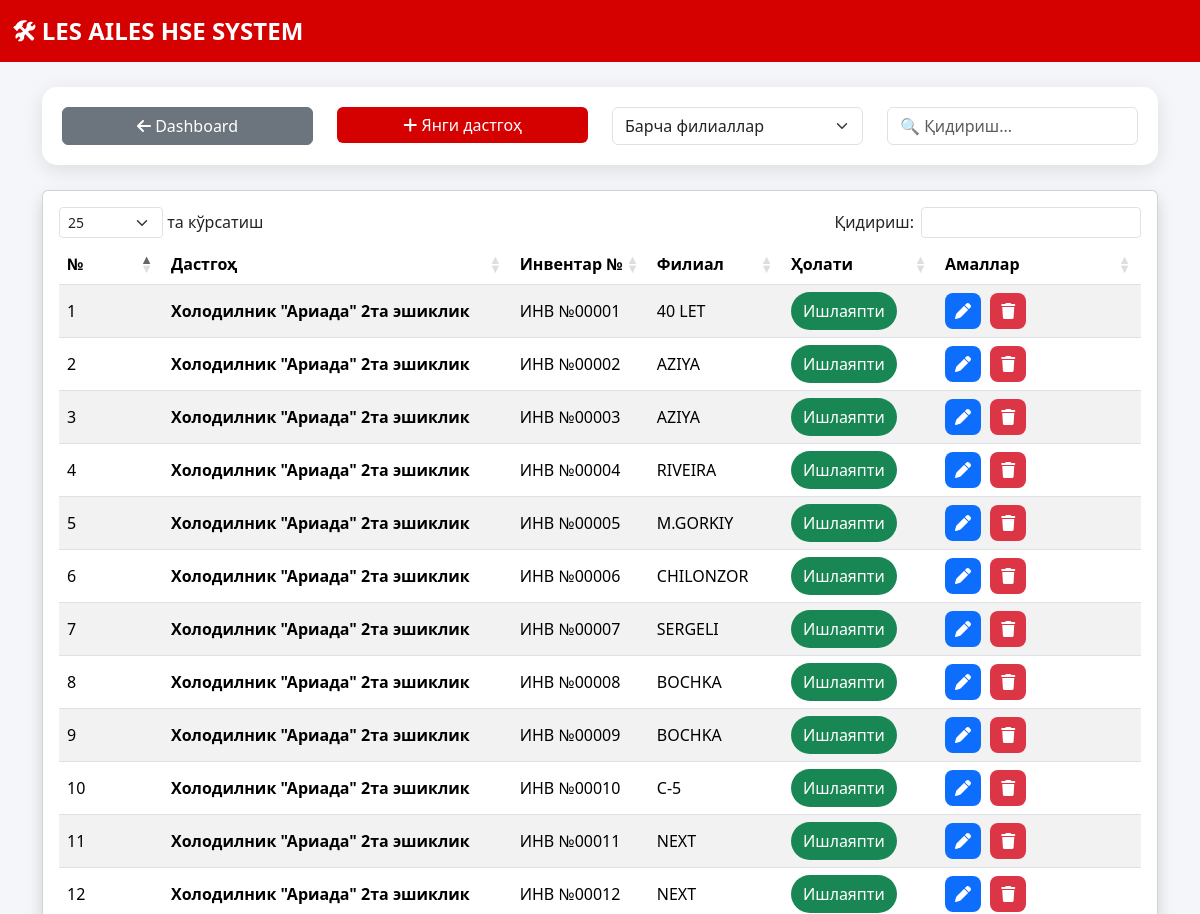
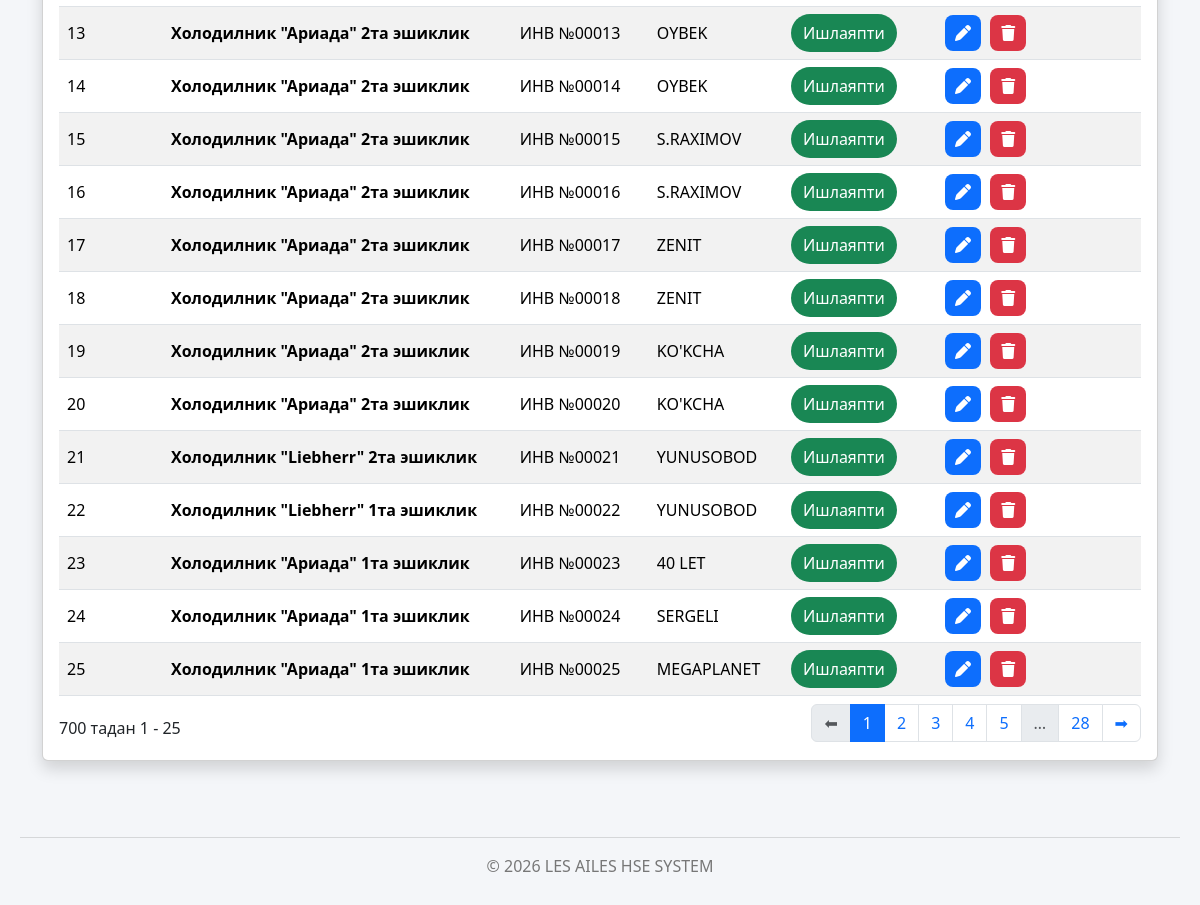
Screenshot of /equipment with the database file from the repository (2 pictures, top to bottom).
### tables this page shows
CREATE TABLE equipment(
        id INTEGER PRIMARY KEY AUTOINCREMENT,
        name TEXT,
        inventory TEXT,
        branch TEXT
    );

### app.py (the view)
@app.route("/equipment")
def equipment():
    branch = request.args.get("branch", "")
    conn = sqlite3.connect("database.db")
    conn.row_factory = sqlite3.Row
    cur = conn.cursor()
    if branch == "":
        cur.execute("SELECT * FROM equipment")
    else:
        cur.execute(
            "SELECT * FROM equipment WHERE branch=?",
            (branch,)
        )
    data = cur.fetchall()
    conn.close()
    return render_template(
        "equipment.html",
        items=data,
        branches=BRANCHES,
        selected_branch=branch
    )

### templates/equipment.html (shortened to what this page needs)
<!DOCTYPE html>
<html lang="uz">
<head>
<link href="https://cdn.jsdelivr.net/npm/bootstrap@5.3.3/dist/css/bootstrap.min.css" rel="stylesheet">
<link href="https://cdn.datatables.net/1.13.8/css/dataTables.bootstrap5.min.css" rel="stylesheet">
<link href="https://cdnjs.cloudflare.com/ajax/libs/font-awesome/6.6.0/css/all.min.css" rel="stylesheet">
</head>
<body>
<nav class="navbar">
<div class="container-fluid">
<a class="navbar-brand" href="/">
🛠 LES AILES HSE SYSTEM
</a>
</div>
</nav>
<div class="container">
<div class="top-card">
<div class="row">
<div class="col-md-3">
<a href="/" class="btn btn-secondary w-100">
<i class="fa fa-arrow-left"></i>
Dashboard
</a>
</div>
<div class="col-md-3">
<button
class="btn btn-les w-100"
data-bs-toggle="modal"
data-bs-target="#addModal">
<i class="fa fa-plus"></i>
Янги дастгоҳ
</button>
</div>
<div class="col-md-3">
<select
id="branchFilter"
class="form-select"
onchange="window.location='?branch='+this.value">
<option value="">Барча филиаллар</option>
</select>
</div>
<div class="col-md-3">
<input
type="text"
id="searchBox"
class="form-control"
placeholder="🔍 Қидириш...">
</div>
</div>
</div>
<div class="card shadow">
<div class="card-body">
<table
id="equipmentTable"
class="table table-striped table-hover align-middle">
<thead>
<tr>
<th width="70">№</th>
<th>Дастгоҳ</th>
<th>Инвентар №</th>
<th>Филиал</th>
<th width="120">Ҳолати</th>
<th width="170">Амаллар</th>
</tr>
</thead>
<tbody>
{% for i in items %}
<tr>
<td>{{ loop.index }}</td>
<td>
<b>{{ i["name"] }}</b>
</td>
<td>{{ i["inventory"] }}</td>
<td>{{ i["branch"] }}</td>
<td>
<span class="badge-ok">
Ишлаяпти
</span>
</td>
<td>
<a
href="/equipment/edit/{{ i['id'] }}"
class="action-btn edit">
<i class="fa fa-pen"></i>
</a>
<a
href="/equipment/delete/{{ i['id'] }}"
class="action-btn delete"
onclick="return confirm('Ушбу дастгоҳни ўчиришни хоҳлайсизми?')">
<i class="fa fa-trash"></i>
</a>
</td>
</tr>
{% endfor %}
</tbody>
</table>
</div>
</div>
</div>
<footer class="footer">
<hr>
<p>
© 2026 LES AILES HSE SYSTEM
</p>
</footer>
</body>
</html>

### templates/equipment.html (style rules this page uses)
body { background:#f4f6f9; font-family:Segoe UI,Tahoma,Geneva,Verdana,sans-serif; }
.navbar { background:#d50000; }
.navbar-brand { color:white!important; font-weight:bold; font-size:24px; }
.top-card { background:white; padding:20px; border-radius:15px; box-shadow:0 5px 20px rgba(0,0,0,.1); margin-top:25px; margin-bottom:25px; }
.btn-les { background:#d50000; color:white; border:none; }
.table { vertical-align:middle; }
thead { background:#d50000; color:white; }
.badge-ok { background:#198754; padding:8px 12px; border-radius:20px; color:white; }
.action-btn { width:36px; height:36px; display:inline-flex; align-items:center; justify-content:center; border-radius:8px; margin-right:5px; color:white; text-decoration:none; }
.edit { background:#0d6efd; }
.delete { background:#dc3545; }
.footer { margin-top:40px; text-align:center; color:#777; padding:20px; }

### rows the page displays
equipment: name "Холодилник \"Ариада\" 2та эшиклик", inventory "ИНВ №00001", branch "40 LET"
equipment: name "Холодилник \"Ариада\" 2та эшиклик", inventory "ИНВ №00002", branch "AZIYA"
equipment: name "Холодилник \"Ариада\" 2та эшиклик", inventory "ИНВ №00003", branch "AZIYA"
equipment: name "Холодилник \"Ариада\" 2та эшиклик", inventory "ИНВ №00004", branch "RIVEIRA"
equipment: name "Холодилник \"Ариада\" 2та эшиклик", inventory "ИНВ №00005", branch "M.GORKIY"
equipment: name "Холодилник \"Ариада\" 2та эшиклик", inventory "ИНВ №00006", branch "CHILONZOR"
equipment: name "Холодилник \"Ариада\" 2та эшиклик", inventory "ИНВ №00007", branch "SERGELI"
equipment: name "Холодилник \"Ариада\" 2та эшиклик", inventory "ИНВ №00008", branch "BOCHKA"
equipment: name "Холодилник \"Ариада\" 2та эшиклик", inventory "ИНВ №00009", branch "BOCHKA"
equipment: name "Холодилник \"Ариада\" 2та эшиклик", inventory "ИНВ №00010", branch "C-5"
equipment: name "Холодилник \"Ариада\" 2та эшиклик", inventory "ИНВ №00011", branch "NEXT"
equipment: name "Холодилник \"Ариада\" 2та эшиклик", inventory "ИНВ №00012", branch "NEXT"
equipment: name "Холодилник \"Ариада\" 2та эшиклик", inventory "ИНВ №00013", branch "OYBEK"
equipment: name "Холодилник \"Ариада\" 2та эшиклик", inventory "ИНВ №00014", branch "OYBEK"
equipment: name "Холодилник \"Ариада\" 2та эшиклик", inventory "ИНВ №00015", branch "S.RAXIMOV"
equipment: name "Холодилник \"Ариада\" 2та эшиклик", inventory "ИНВ №00016", branch "S.RAXIMOV"
equipment: name "Холодилник \"Ариада\" 2та эшиклик", inventory "ИНВ №00017", branch "ZENIT"
equipment: name "Холодилник \"Ариада\" 2та эшиклик", inventory "ИНВ №00018", branch "ZENIT"
equipment: name "Холодилник \"Ариада\" 2та эшиклик", inventory "ИНВ №00019", branch "KO'KCHA"
equipment: name "Холодилник \"Ариада\" 2та эшиклик", inventory "ИНВ №00020", branch "KO'KCHA"
equipment: name "Холодилник \"Liebherr\" 2та эшиклик", inventory "ИНВ №00021", branch "YUNUSOBOD"
equipment: name "Холодилник \"Liebherr\" 1та эшиклик", inventory "ИНВ №00022", branch "YUNUSOBOD"
equipment: name "Холодилник \"Ариада\" 1та эшиклик", inventory "ИНВ №00023", branch "40 LET"
equipment: name "Холодилник \"Ариада\" 1та эшиклик", inventory "ИНВ №00024", branch "SERGELI"
equipment: name "Холодилник \"Ариада\" 1та эшиклик", inventory "ИНВ №00025", branch "MEGAPLANET"
